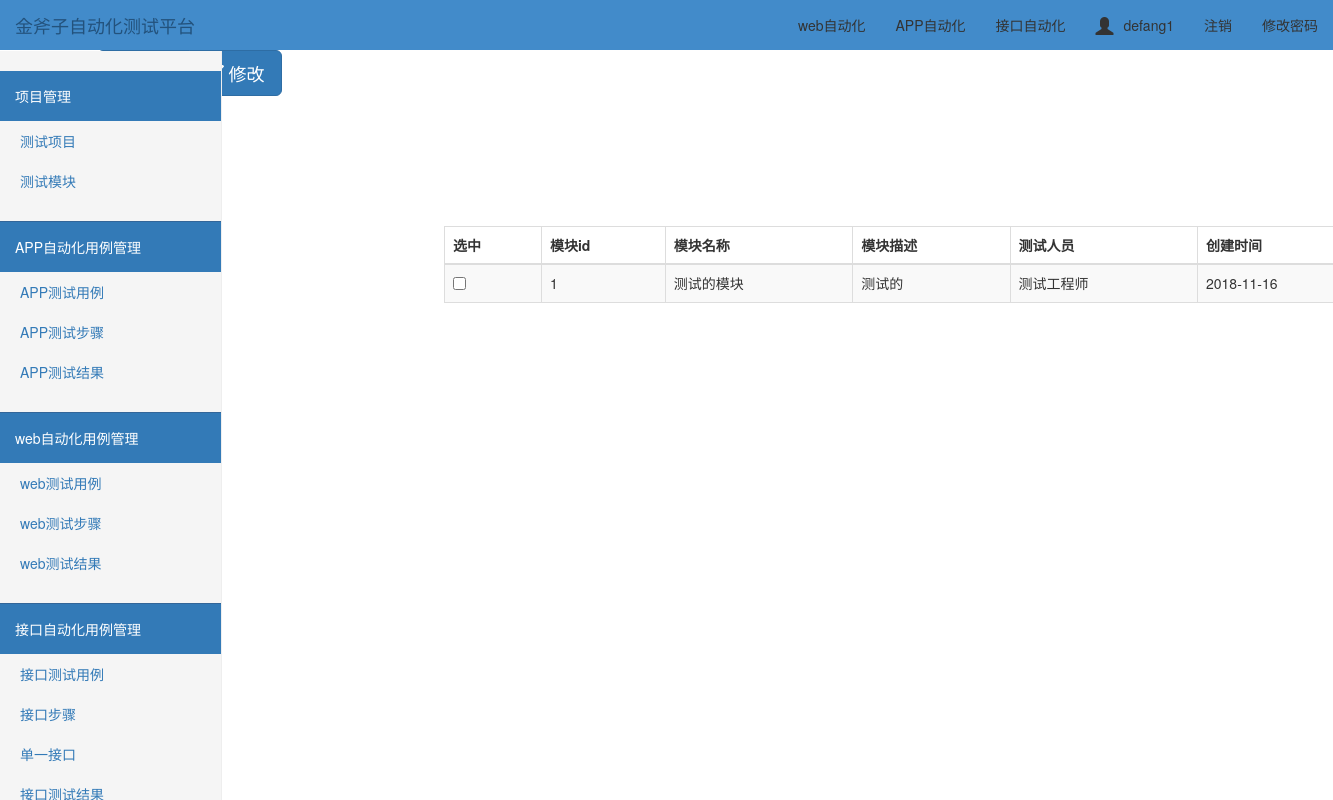
/modules/ (signed in), run on the app's committed database.
### test_platform/models.py (models this page shows, shortened)
class UserInfo(AbstractUser):
    nid = models.AutoField(primary_key=True)
    telephone = models.CharField(max_length=11, null=True, unique=True)
    avatar = models.FileField(upload_to='avatars/', default="/avatars/default.png")
    create_time = models.DateTimeField(verbose_name='创建时间', auto_now_add=True)

class Modules(models.Model):
    mid = models.AutoField(primary_key=True)
    Project = models.ForeignKey(Project, on_delete=models.CASCADE)
    modules_name = models.CharField('模块名称', max_length=20)  # 模块名称
    testers = models.CharField('测试人员', max_length=100)  # 测试执行人员
    developer = models.CharField(max_length=100)    # 备用
    modules_desc = models.CharField('模块描述', max_length=200)     # 模块描述
    create_time = models.DateTimeField('创建时间', auto_now=True)  # 创建时间

### test_platform/views.py (the view)
# urls.py: url(r'^modules/$', views.modules),
@login_required
def modules(request):
    modules_list = Modules.objects.filter().all()
    project_list = Project.objects.all()
    return render(request, "modules.html", {"modules_list": modules_list, "project_list": project_list})

### templates/modules.html (shortened to what this page needs)
{% extends "home.html" %}
{% block add %}
<div class="btn-toolbar" role="toolbar">
  <div class="btn-group">
    <button type="button" class="btn btn-primary btn-lg" data-toggle="modal" data-target="#addmyModal">
    </button>
    <button type="button" class="btn btn-primary btn-lg" data-toggle="modal" data-target="#myModal">
         修改
    </button>
  </div>
</div>
<div class="container">
        <div class="row" style="padding-top: 80px;">
            <div class="col-md-10 col-md-offset-3">
                <table class="table table-striped table-bordered">
                    <thead>
                        <tr>
                            <th>选中</th>
                            <th>模块id</th>
                            <th>模块名称</th>
                            <th>模块描述</th>
                            <th>测试人员</th>
                            <th>创建时间</th>
                        </tr>
                    </thead>
                    <tbody>
                        {% for modules_obj in modules_list %}
                            <tr>
                                <td id="che1"><input type="checkbox"/></td>
                                <td>{{ modules_obj.mid }}</td>
                                <td>{{ modules_obj.modules_name }}</td>
                                <td>{{ modules_obj.modules_desc }}</td>
                                <td>{{ modules_obj.testers }}</td>
                                <td>{{ modules_obj.create_time|date:'Y-m-d' }}</td>
                            </tr>
                        {% endfor %}
                    </tbody>
                </table>
            </div>
        </div>
    </div>
{% endblock %}

### templates/home.html (shortened to what this page needs)
<!DOCTYPE html>
<html lang="en">
<head>
    <link rel="stylesheet" href="/static/bootstrap-3.3.7/css/bootstrap.css">
    <link rel="stylesheet" href="/static/css/toastr.min.css">
    <link rel="stylesheet" href="/static/css/dashboard.css">
    <link rel="stylesheet" href="/static/css/home.css">
</head>
<body>
<nav class="tab navbar  navbar-fixed-top">
    <div class="container-fluid">
        <div class="navbar-header">
            <a class="navbar-brand" href="#">金斧子自动化测试平台</a>
        </div>
        <div class="collapse navbar-collapse" id="bs-example-navbar-collapse-1">
            <ul class="nav navbar-nav navbar-right">
                <li class="active"><a href="#">web自动化 <span class="sr-only">(current)</span></a></li>
                <li><a href="#">APP自动化</a></li>
                <li><a href="#">接口自动化</a></li>
                <li><a href="#"><span id="user_icon"
                                      class="glyphicon glyphicon-user"></span>{{ request.user.username }}</a></li>
                <li><a href="/logout/">注销</a></li>
                <li><a href="/set_pwd/">修改密码</a></li>
            </ul>
        </div>
    </div>
</nav>
<div class="container">
    <div class="left">
        <div class="row">
            <div class="col-sm-3 col-md-2 sidebar">
                <div class="menu">
                    <div class="head bg-primary">项目管理</div>
                    <ul class="nav nav-sidebar">
                        <li><a href="/project/" target="_self">测试项目</a> </li>
                        <li><a href="/modules/" target="_self">测试模块</a> </li>
                    </ul>
                </div>
                <div class="menu">
                    <div class="head bg-primary">APP自动化用例管理</div>
                    <ul class="nav nav-sidebar">
                        <li><a href="#">APP测试用例</a> </li>
                        <li><a href="#">APP测试步骤</a> </li>
                        <li><a href="#">APP测试结果</a> </li>
                    </ul>
                </div>
                <div class="menu">
                    <div class="head bg-primary">web自动化用例管理</div>
                    <ul class="nav nav-sidebar">
                        <li><a href="#">web测试用例</a> </li>
                        <li><a href="#">web测试步骤</a> </li>
                        <li><a href="#">web测试结果</a> </li>
                    </ul>
                </div>
                <div class="menu">
                    <div class="head bg-primary">接口自动化用例管理</div>
                    <ul class="nav nav-sidebar">
                        <li><a href="/api/apitest_manage/" target="_self">接口测试用例</a> </li>
                        <li><a href="/api/apistep_manage/" target="_self">接口步骤</a> </li>
                        <li><a href="#">单一接口</a> </li>
                        <li><a href="#">接口测试结果</a> </li>
                    </ul>
                </div>
            </div>
        </div>
    </div>
    <div class="right">
        {% block add %}{% endblock %}
    </div>
</div>
</body>
</html>

### static/css/dashboard.css (style rules this page uses)
body { padding-top: 50px; }
.navbar-fixed-top { border: 0; }
.sidebar { display: none; }
@media (min-width: 768px) { .sidebar { position: fixed; top: 51px; bottom: 0; left: 0; z-index: 1000; display: block; padding: 20px; overflow-x: hidden; overflow-y: auto; background-color: #f5f5f5; border-right: 1px solid #eee; } }
.nav-sidebar { margin-right: -21px; margin-bottom: 20px; margin-left: -20px; }
.nav-sidebar > li > a { padding-right: 20px; padding-left: 20px; }

### static/css/home.css (style rules this page uses)
.menu { margin: 0 -20px; border-bottom: 1px solid #336699; }
.head { padding: 15px; }
.menu .nav-sidebar > li > a { padding-right: 40px; padding-left: 40px; }
table { margin-top: 50px; margin-left: 40px; }
.navbar { background-color: #428bca; }
.navbar-brand { color: white; }
.navbar-collapse .navbar-nav > li > a { color: #333333; }

### templates/home.html (style rules this page uses)
#user_icon { font-size: 18px; margin-right: 10px; vertical-align: -3px; }

### data on the page
UserInfo: user.username "defang1"
Modules: mid "1", modules_name "测试的模块", modules_desc "测试的", testers "测试工程师", create_time "2018-11-16"
